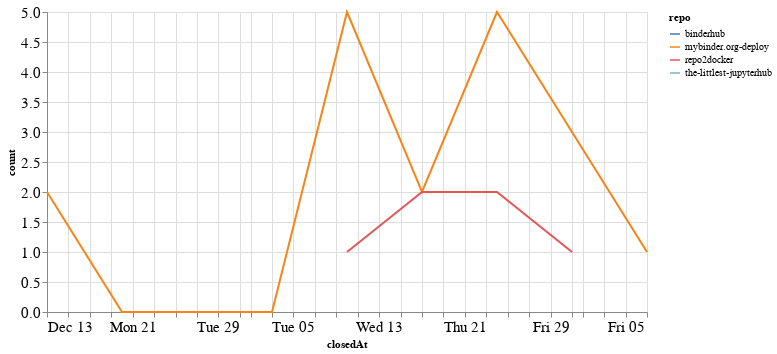

Source (notebook cell):
### Code cell
closed_by_time = closed_by.groupby('repo').resample('W', on='closedAt').count()['author'].reset_index()
closed_by_time = closed_by_time.rename(columns={'author': 'count'})

alt.Chart(closed_by_time, width=600).mark_line().encode(
    x='closedAt',
    y='count',
    color='repo',
    tooltip="repo"
)

### Figure 1 — Vega-Lite specification as saved in the notebook (floating-point values rounded to 4 significant figures)
{"config": {"axisLeft": {"labelFontSize": 15}, "axisBottom": {"labelFontSize": 15}}, "data": {"name": "data-a79bc4c329d0672636831799a53dec90"}, "mark": "line", "encoding": {"color": {"type": "nominal", "field": "repo"}, "tooltip": {"type": "nominal", "field": "repo"}, "x": {"type": "temporal", "field": "closedAt"}, "y": {"type": "quantitative", "field": "count"}}, "width": 600, "$schema": "https://vega.github.io/schema/vega-lite/v4.8.1.json", "datasets": {"data-a79bc4c329d0672636831799a53dec90": [{"repo": "binderhub", "closedAt": "2021-01-24T00:00:00", "count": 1}, {"repo": "mybinder.org-deploy", "closedAt": "2020-12-13T00:00:00", "count": 2}, {"repo": "mybinder.org-deploy", "closedAt": "2020-12-20T00:00:00", "count": 0}, {"repo": "mybinder.org-deploy", "closedAt": "2020-12-27T00:00:00", "count": 0}, {"repo": "mybinder.org-deploy", "closedAt": "2021-01-03T00:00:00", "count": 0}, {"repo": "mybinder.org-deploy", "closedAt": "2021-01-10T00:00:00", "count": 5}, {"repo": "mybinder.org-deploy", "closedAt": "2021-01-17T00:00:00", "count": 2}, {"repo": "mybinder.org-deploy", "closedAt": "2021-01-24T00:00:00", "count": 5}, {"repo": "mybinder.org-deploy", "closedAt": "2021-01-31T00:00:00", "count": 3}, {"repo": "mybinder.org-deploy", "closedAt": "2021-02-07T00:00:00", "count": 1}, {"repo": "repo2docker", "closedAt": "2021-01-10T00:00:00", "count": 1}, {"repo": "repo2docker", "closedAt": "2021-01-17T00:00:00", "count": 2}, {"repo": "repo2docker", "closedAt": "2021-01-24T00:00:00", "count": 2}, {"repo": "repo2docker", "closedAt": "2021-01-31T00:00:00", "count": 1}, {"repo": "the-littlest-jupyterhub", "closedAt": "2021-01-24T00:00:00", "count": 1}]}}
